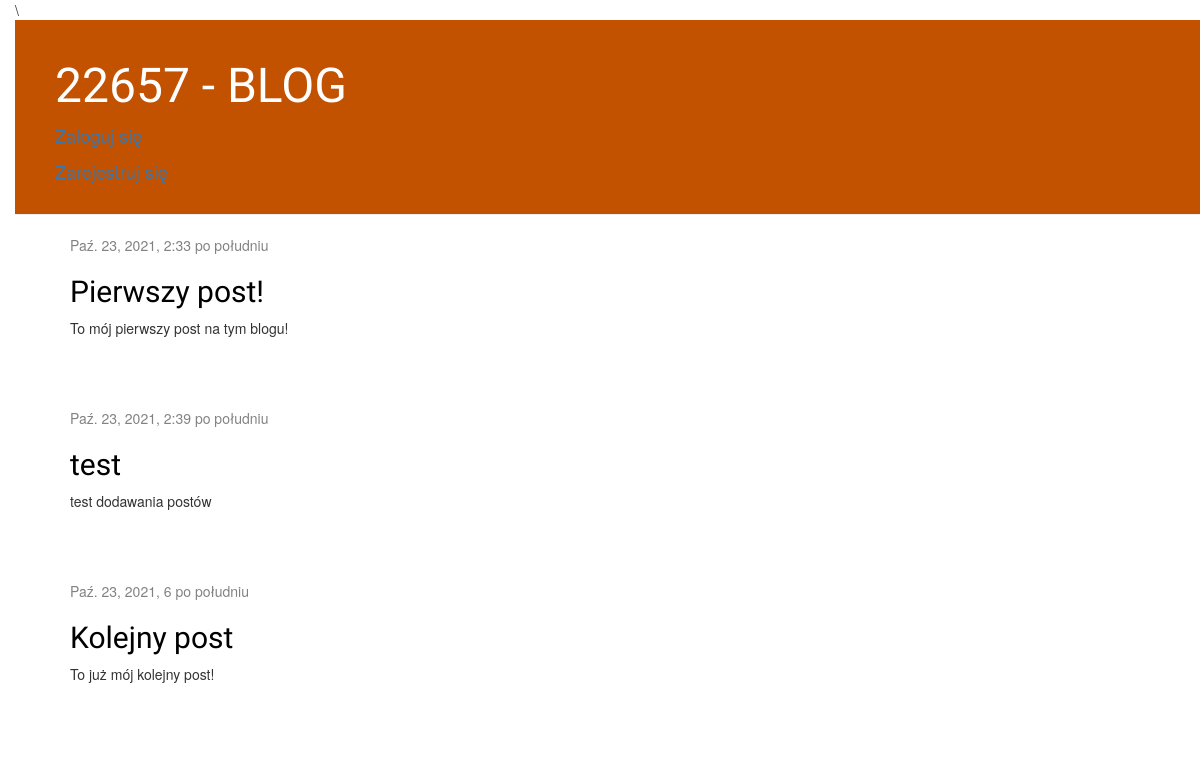
The page / on the database its author committed.
### blog/models.py (models this page shows, shortened)
class Post(models.Model):
    author = models.ForeignKey('auth.User', on_delete=models.CASCADE)
    title = models.CharField(max_length=200)
    text = models.TextField()
    created_date = models.DateTimeField(
            default=timezone.now)
    published_date = models.DateTimeField(
            blank=True, null=True)

### blog/views.py (the view)
# urls.py: path('', views.post_list, name='post_list'),
def post_list(request):
    posts = Post.objects.filter(published_date__lte=timezone.now()).order_by('published_date')
    return render(request, 'blog/post_list.html', {'posts': posts})

### blog/templates/blog/post_list.html
{% extends 'blog/base.html' %}
{% block content %}
    {% for post in posts %}
        <div class="post">
            <div class="date">
                {{ post.published_date }}
            </div>
            <h2><a href="{% url 'post_detail' pk=post.pk %}">{{ post.title }}</a></h2>
            <p>{{ post.text|linebreaksbr }}</p>
        </div>
    {% endfor %}
{% endblock %}

### blog/templates/blog/base.html (shortened to what this page needs)
\{% load static %}
<html>
    <head>
		<link rel="stylesheet" href="//maxcdn.bootstrapcdn.com/bootstrap/3.2.0/css/bootstrap.min.css">
        <link rel="stylesheet" href="//maxcdn.bootstrapcdn.com/bootstrap/3.2.0/css/bootstrap-theme.min.css">
        <link rel="stylesheet" href="{% static 'css/blog.css' %}">
    </head>
    <body>
		<div class="page-header">
			<h1><a href="/">22657 - BLOG</a></h1>
			{% if user.is_authenticated %}
			<p class="text-end"><a href="{% url 'change_password' %}">Zmień hasło</a></p>
			{% else %}
			<p class="text-start"><a href="{% url 'login' %}">Zaloguj się</a></p>
			<p class="text-start"><a href="{% url 'signup' %}">Zarejestruj się</a></p>
			{% endif %}
		</div>
		<div class="content container">
			<div class="row">
				<div class="col-md-8">
					{% block content %}
					{% endblock %}
				</div>
			</div>
		</div>
	</body>
</html>

### blog/static/css/blog.css (style rules this page uses)
h1 a, h2 a { color: #C25100; font-family: 'Cairo'; }
body { padding-left: 15px; }
.page-header { background-color: #C25100; margin-top: 0; padding: 20px 20px 20px 40px; }
.page-header h1, .page-header h1 a, .page-header h1 a:visited, .page-header h1 a:active { color: #ffffff; font-size: 36pt; text-decoration: none; }
.content { margin-left: 40px; }
h1, h2, h3, h4 { font-family: 'Cairo', cursive; }
.date { color: #828282; }
.post { margin-bottom: 70px; }
.post h2 a, .post h1 a:visited { color: #000000; }
.text-start { font-size: 18px; text-align: left; }

### rows shown on the page
Post: published_date "Paź. 23, 2021, 2:33 po południu", title "Pierwszy post!", text "To mój pierwszy post na tym blogu!"
Post: published_date "Paź. 23, 2021, 2:39 po południu", title "test", text "test dodawania postów"
Post: published_date "Paź. 23, 2021, 6 po południu", title "Kolejny post", text "To już mój kolejny post!"
